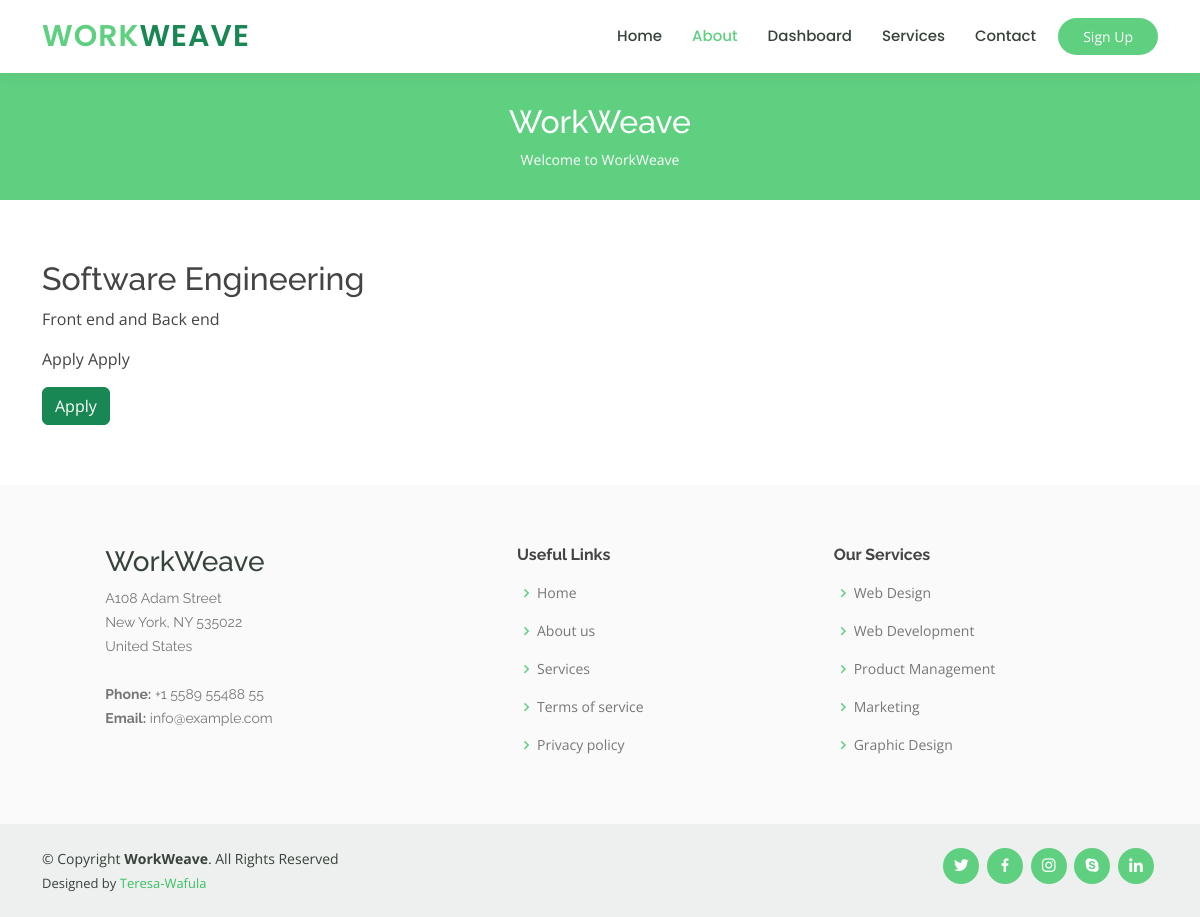
Screenshot of /jobdetails/1/ with the database file from the repository.
### Jobs/models.py (models this page shows, shortened)
class Job(models.Model):
    title = models.CharField(max_length=50)
    description = models.TextField()
    long_description = models.TextField(blank=True, null=True)
    created_by = models.ForeignKey(User, related_name='jobs', on_delete=models.CASCADE)
    created_at = models.DateTimeField(auto_now_add=True)
    change_at = models.DateTimeField(auto_now=True)

### Jobs/views.py (the view)
# urls.py: path('jobdetails/<int:job_id>/', job_detail, name="jobdetails"),
def job_detail(request, job_id):
    job = Job.objects.get(pk=job_id)
    return render(request, 'job_details.html', {'job': job})

### templates/job_details.html
{% extends 'base.html' %}
{% block content %}
    <div class="container justify-content-around">
    <h2 class="title">{{ job.title }}</h2>
    <p> {{ job.description }}</p>
    <p>{{ job.long_description }}</p>
    <a href="{% url 'applyjob' job.id %}" class="btn btn-success">Apply</a>
    </div>
{% endblock %}

### static/assets/css/style.css (style rules this page uses)
body { font-family: "Open Sans", sans-serif; color: #444444; }
a { color: #5fcf80; text-decoration: none; }
h1, h2, h3, h4, h5, h6 { font-family: "Raleway", sans-serif; }

### rows the page displays
Job: title "Software Engineering", description "Front end and Back end", long_description "Apply Apply"
